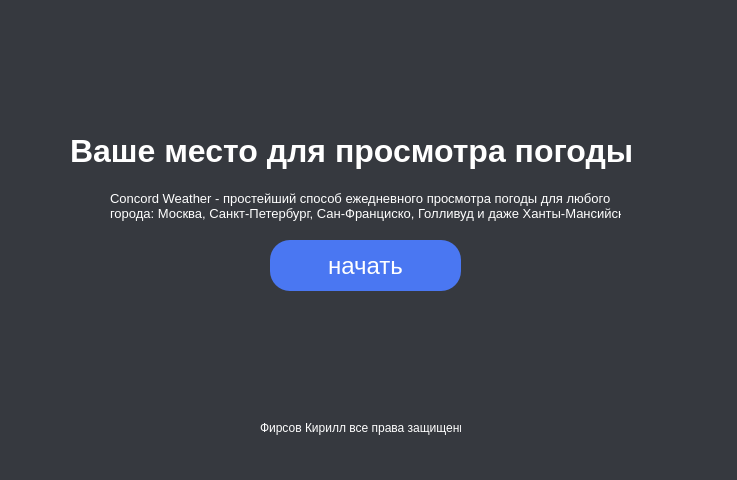
<?xml version="1.0" encoding="UTF-8"?>
<ui version="4.0">
 <class>MainWindow</class>
 <widget class="QMainWindow" name="MainWindow">
  <property name="geometry">
   <rect>
    <x>0</x>
    <y>0</y>
    <width>737</width>
    <height>480</height>
   </rect>
  </property>
  <property name="minimumSize">
   <size>
    <width>737</width>
    <height>480</height>
   </size>
  </property>
  <property name="maximumSize">
   <size>
    <width>737</width>
    <height>480</height>
   </size>
  </property>
  <property name="font">
   <font>
    <pointsize>12</pointsize>
    <weight>75</weight>
    <bold>true</bold>
    <underline>false</underline>
    <kerning>true</kerning>
   </font>
  </property>
  <property name="cursor">
   <cursorShape>ArrowCursor</cursorShape>
  </property>
  <property name="windowTitle">
   <string> </string>
  </property>
  <property name="windowIcon">
   <iconset>
    <normaloff>../img/icon.png</normaloff>../img/icon.png</iconset>
  </property>
  <property name="styleSheet">
   <string notr="true">background-color: #36393F;</string>
  </property>
  <property name="iconSize">
   <size>
    <width>100</width>
    <height>100</height>
   </size>
  </property>
  <property name="toolButtonStyle">
   <enum>Qt::ToolButtonIconOnly</enum>
  </property>
  <widget class="QWidget" name="centralwidget">
   <widget class="QLabel" name="label">
    <property name="geometry">
     <rect>
      <x>70</x>
      <y>130</y>
      <width>601</width>
      <height>41</height>
     </rect>
    </property>
    <property name="font">
     <font>
      <pointsize>24</pointsize>
      <weight>75</weight>
      <bold>true</bold>
     </font>
    </property>
    <property name="styleSheet">
     <string notr="true">color: #FFFFFF;</string>
    </property>
    <property name="text">
     <string>Ваше место для просмотра погоды</string>
    </property>
   </widget>
   <widget class="QPushButton" name="begin_btn">
    <property name="geometry">
     <rect>
      <x>270</x>
      <y>240</y>
      <width>191</width>
      <height>51</height>
     </rect>
    </property>
    <property name="font">
     <font>
      <pointsize>-1</pointsize>
      <underline>false</underline>
      <strikeout>false</strikeout>
     </font>
    </property>
    <property name="cursor">
     <cursorShape>PointingHandCursor</cursorShape>
    </property>
    <property name="styleSheet">
     <string notr="true">QPushButton{
	font-size: 24px;
	color: #fff;
	background: #4A77F2;
	text-decoration: none;
	border-radius: 20px;
	transition: .5s;
}
QPushButton:hover{
	color: #4A77F2;
	background: #FFF;
}
QPushButton:pressed{
	background: #CCCCCC;
  	box-shadow: 0 3px rgb(33,147,90) inset;
	
}</string>
    </property>
    <property name="text">
     <string>начать</string>
    </property>
   </widget>
   <widget class="QLabel" name="label_2">
    <property name="geometry">
     <rect>
      <x>110</x>
      <y>190</y>
      <width>511</width>
      <height>31</height>
     </rect>
    </property>
    <property name="font">
     <font>
      <pointsize>10</pointsize>
     </font>
    </property>
    <property name="styleSheet">
     <string notr="true">color: #FFFFFF;</string>
    </property>
    <property name="text">
     <string>Сoncord Weather - простейший способ ежедневного просмотра погоды для любого
города: Москва, Санкт-Петербург, Сан-Франциско, Голливуд и даже Ханты-Мансийск.</string>
    </property>
   </widget>
   <widget class="QLabel" name="label_3">
    <property name="geometry">
     <rect>
      <x>260</x>
      <y>420</y>
      <width>201</width>
      <height>16</height>
     </rect>
    </property>
    <property name="styleSheet">
     <string notr="true">color: #fff;</string>
    </property>
    <property name="text">
     <string>Фирсов Кирилл все права защищены©</string>
    </property>
   </widget>
  </widget>
  <widget class="QStatusBar" name="statusbar">
   <property name="cursor">
    <cursorShape>ArrowCursor</cursorShape>
   </property>
   <property name="autoFillBackground">
    <bool>false</bool>
   </property>
  </widget>
 </widget>
 <resources/>
 <connections/>
</ui>
